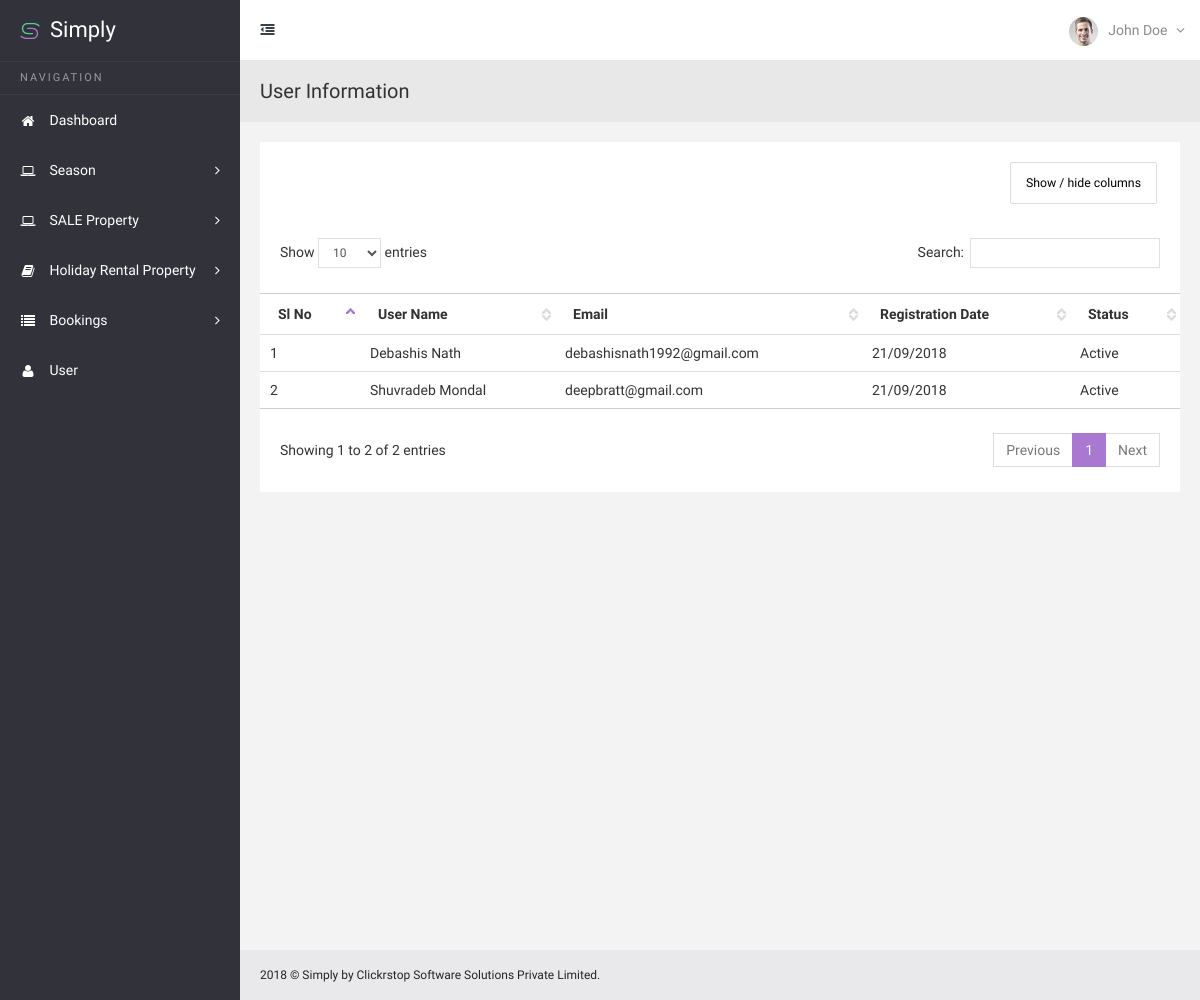
Screenshot of /Simply-Perigord/admin/index.php/user_info with the database file from the repository.
### tables this page shows
CREATE TABLE IF NOT EXISTS `user` (
  `user_id` int(255) NOT NULL AUTO_INCREMENT,
  `user_type` enum('user','admin') NOT NULL,
  `name` varchar(255) NOT NULL,
  `email` varchar(255) NOT NULL,
  `password` varchar(255) NOT NULL,
  `registration_date` varchar(255) NOT NULL,
  `status` enum('0','1') NOT NULL,
  PRIMARY KEY (`user_id`)
);

### Simply-Perigord/admin/application/controllers/User_info.php (called while the page is built, shortened)
<?php
class User_info extends CI_Controller {
	public function index()
	{
		$this->load->model('user_info_m');
		$data['user_details'] = $this->user_info_m->user_details();
		$this->load->view('user_info',$data);
	}
}

### Simply-Perigord/admin/index.php (called while the page is built, shortened)
<?php
require_once BASEPATH.'core/CodeIgniter.php';

### Simply-Perigord/admin/application/models/User_info_m.php (called while the page is built, shortened)
<?php
class User_info_m extends CI_Model {
	public function user_details(){
		$this->db->Select('*');
		$this->db->from('user');
		$this->db->where('user_type','user');
		$query = $this->db->get();
		return $query->result();
	}
}

### Simply-Perigord/admin/application/views/user_info.php (the view, shortened to what this page needs)
<!DOCTYPE html>
<html lang="en">
<head>
    <link href="css/jquery.dataTables.css" rel="stylesheet">
    <link href="css/dataTables.tableTools.css" rel="stylesheet">
    <link href="css/dataTables.colVis.min.css" rel="stylesheet">
    <link href="css/dataTables.responsive.css" rel="stylesheet">
    <link href="css/dataTables.scroller.css" rel="stylesheet">
</head>
<body class="sticky-header">
    <section>
        <div class="body-content" style="min-height: 1000px;">
            <div class="page-head">
                <h3 class="m-b-less">
                    User Information
                </h3>
            </div>
            <div class="wrapper">
                <div class="row">
                    <div class="col-sm-12">
                        <section class="panel">
                            <div class="table-responsive">
                                <table class="table colvis-data-table data-table">
                                    <thead>
                                    <tr>
                                        <th>Sl No</th>
                                        <th>User Name</th>
                                        <th>Email</th>
                                        <th>Registration Date</th>
                                        <th>Status</th>
                                    </tr>
                                    </thead>
                                    <tbody>
                                    <?php
                                        $i = 1;
                                        foreach($user_details AS $fetch_each_user){
                                    ?>
                                    <tr>
                                        <td><?php echo $i;?></td>
                                        <td><?php echo ucfirst($fetch_each_user->name);?></td>
                                        <td><?php echo $fetch_each_user->email;?></td>
                                        <td><?php echo date('d/m/Y',$fetch_each_user->registration_date);?></td>
                                        <td><?php
                                                if($fetch_each_user->status == '1'){
                                                    echo "Active";
                                                }else{
                                                    echo "Inactive";
                                                }
                                            ?>
                                        </td>
                                    </tr>
                                    <?php
                                        $i++;
                                        }
                                    ?>
                                    </tbody>
                                </table>
                            </div>
                        </section>
                    </div>
                </div>
            </div>
        </div>
    </section>
</body>
</html>

### Simply-Perigord/admin/css/default-theme.css (style rules this page uses)
body, .dark-logo-bg { background: #32323a; }

### rows the page displays
user: name "Debashis Nath", email "debashisnath1992@gmail.com", registration_date "21/09/2018", status "Active"
user: name "Shuvradeb Mondal", email "deepbratt@gmail.com", registration_date "21/09/2018", status "Active"
